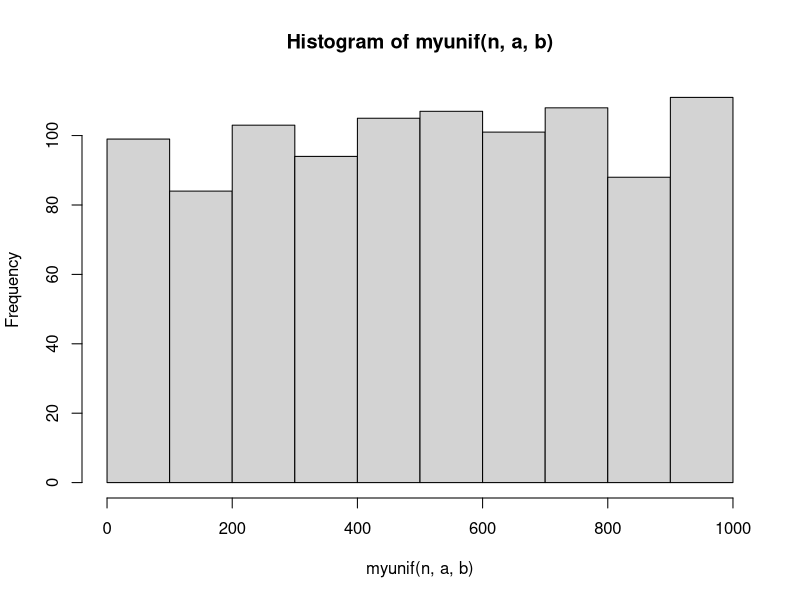
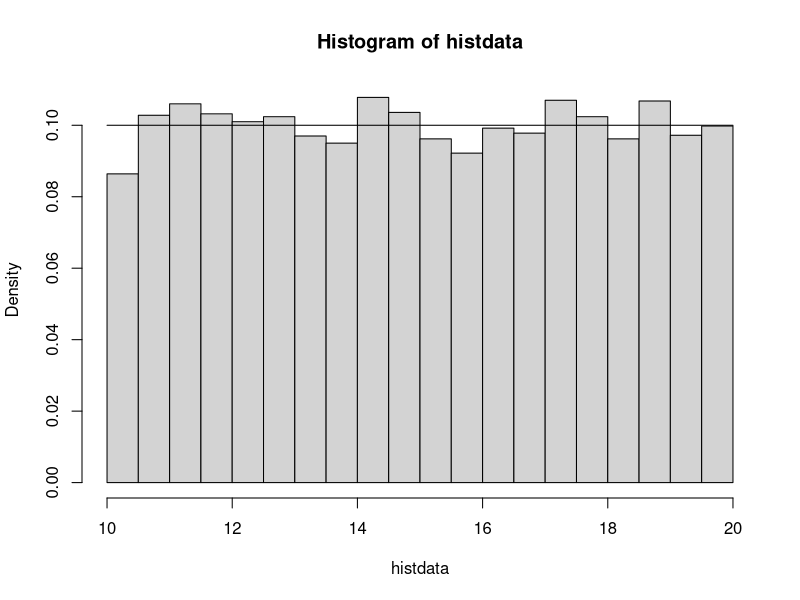
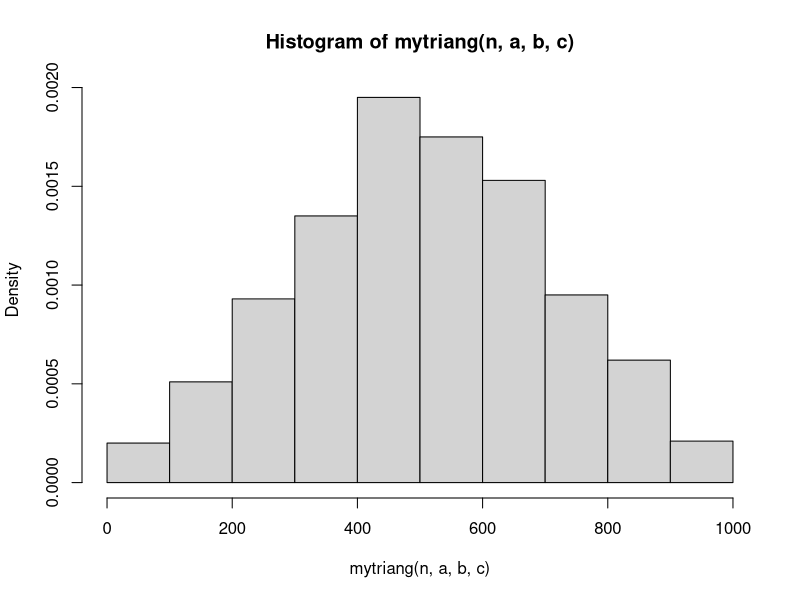
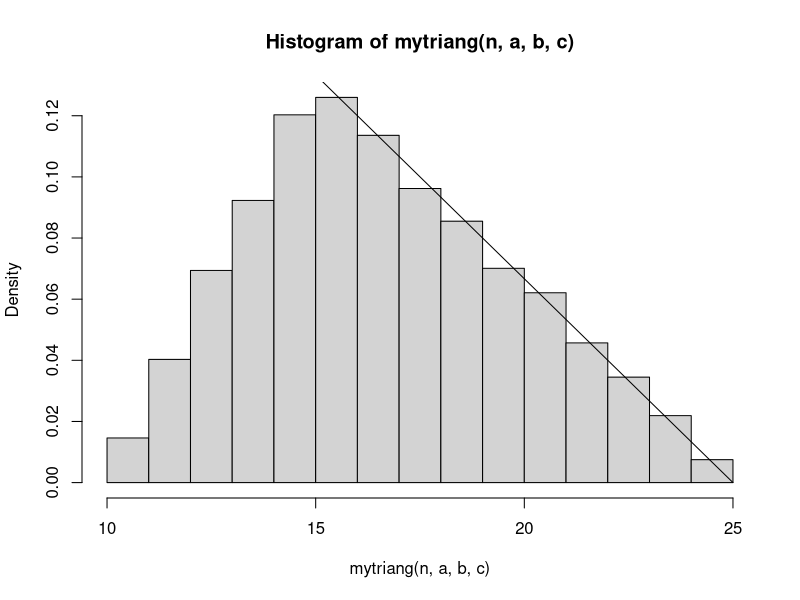

Here is the R script that generated these plots, in order:
## ---- chunk 1
knitr::opts_chunk$set(warning = FALSE, message = FALSE)
## ---- chunk 2

myunif <- function(n, a, b){
  values = rep(0,n)
  for(i in 0:n){
    values[i] = a + ((b-a)*(runif(1)))
  }
  return(values)
}

a = 0
b = 1000
n = 1000

hist(myunif(n, a, b))
## ---- chunk 3

histdata = myunif(10000, 10, 20)
x <- seq(10,20, by = 0.01)
hist(histdata, freq = FALSE)
curve(dunif(x, 10, 20), add = TRUE)

## ---- chunk 4
a = 10
b = 20
tmean = (a + b)/2 #theoretical mean
tsd = (b - a) / sqrt(12) #theoretical sd

mean(histdata) == tmean
sd(histdata) == tsd

## ---- chunk 5

mytriang <- function(n, a, b, c){
  values = rep(0,n)
  f_c <- (c-a)/(b-a)
  for(i in 0:n){
    u = runif(1)
    if(0 < u && u < f_c) {
      d = (b - a)*(c - a)
      values[i] = a + (sqrt(d * u))
    } else if(f_c <= u && u < 1) {
      d = (b - a)*(b - c)*(1 - (u))
      values[i] = b - (sqrt(d))
    }
  }
  return(values)
}

a = 0
b = 1000
c = 500
n = 1000

hist(mytriang(n, a, b, c), freq = FALSE) 

## ---- chunk 6

a = 10
b = 25
c = 15
n = 10000

histdata1 = mytriang(n, a, b, c)
hist(mytriang(n, a, b, c), freq = FALSE) 
segments(c, (2/(b-a)), b, 0)

## ---- chunk 7
ttriangmean = (a + b + c)/3 #theoretical triangular mean
ttriangsd = sqrt((1/18) * ((a^2) + (b^2) + (c^2) - (a*b) - (a*c) - (b*c))) #theoretical triangular sd

mean(histdata1) == ttriangmean
sd(histdata1) == ttriangsd


